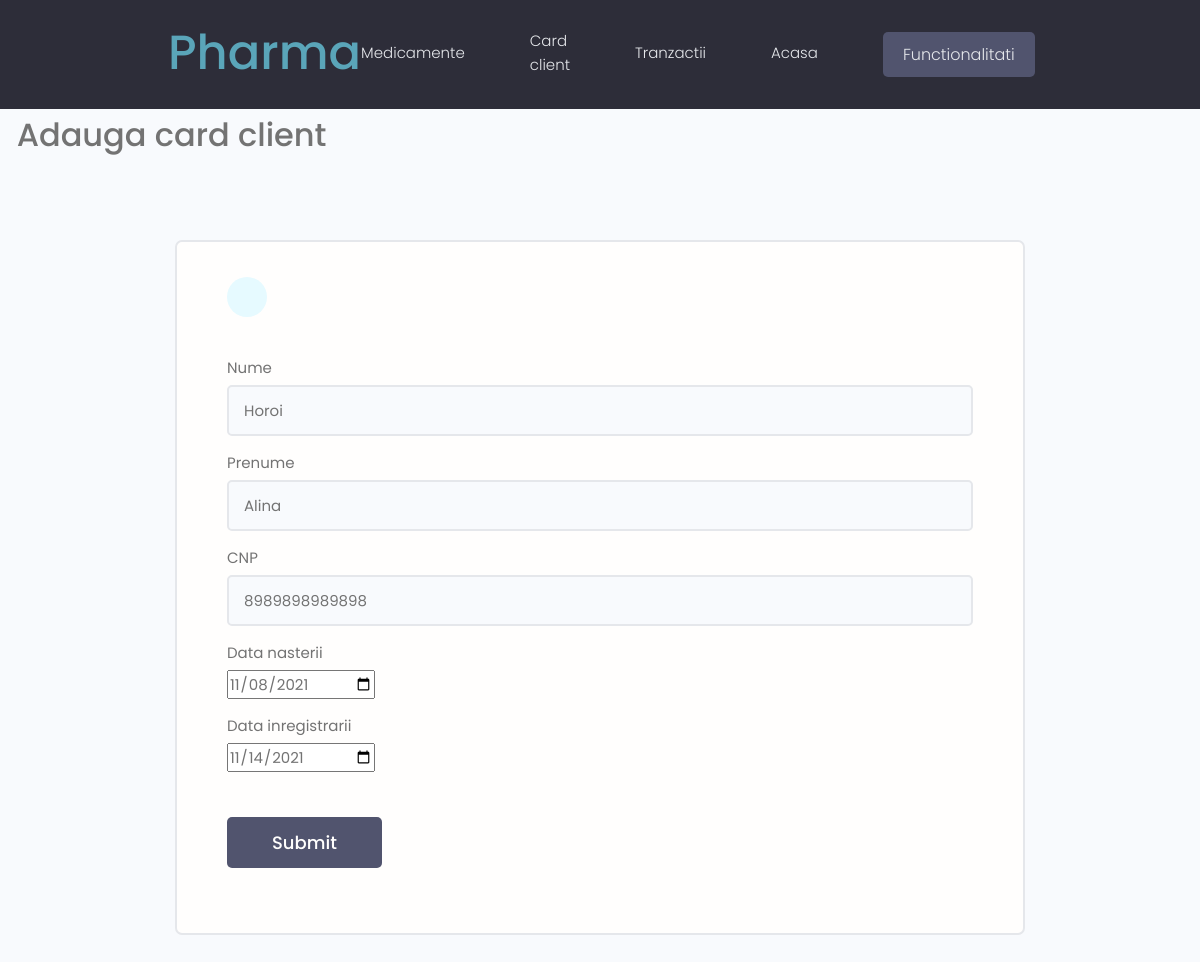
Page /update-card/ac7c6894-a63f-437a-8eb7-b7ef49fbfc0b/ on the committed database.
### farmacie/models.py (models this page shows, shortened)
class Card_client(models.Model):
    id = models.UUIDField(
        default=uuid.uuid4,
        unique=True,
        primary_key=True,
        editable=False)
    nume = models.CharField(max_length=200)
    prenume = models.CharField(max_length=200)
    CNP = models.CharField(
        max_length=13,
        validators=[MinLengthValidator(13)],
        unique=True)
    data_nasterii = models.DateField()
    data_inregistrarii = models.DateField()

### farmacie/views.py (the view)
def updateCard(request, pk):
    return updateCardService(request=request, pk=pk)

### farmacie/forms.py
class CardForm(ModelForm):
    class Meta:
        model = Card_client
        fields = '__all__'
        widgets = {
            'data_nasterii': DateInput(),
            'data_inregistrarii': DateInput(),
        }
    def __init__(self, *args, **kwargs):
        super(CardForm, self).__init__(*args, **kwargs)
        for name, field in self.fields.items():
            field.widget.attrs.update({'class': 'input'})

### farmacie/Service/CardService.py (called while the page is built, shortened)
def updateCardService(request, pk):
    card = Card_client.objects.get(id=pk)
    form = CardForm(instance=card)
    context = {'form': form}
    return render(request, 'farmacie/create_card_form.html', context)

### farmacie/templates/farmacie/create_card_form.html (shortened to what this page needs)
{% extends 'main.html' %}
{% block content %}
<h3>&nbsp;&nbsp;Adauga card client</h3>
<main class="formPage my-xl">
 <div class="content-box">
  <div class="formWrapper">
   <a class="backButton" href="#"></a>
   <br>
   <form class="form" method="POST">
    {% for field in form %}
    <div class="form__field">
     <label for="formInput#text">{{field.label}} </label>
     {{field}}
    </div>
    {% endfor %}
    <input class="btn btn--sub btn--lg  my-md" type="submit" value="Submit" />
   </form>
  </div>
 </div>
</main>
{% endblock %}

### static/styles/app.css (style rules this page uses)
:root { --color-sub: #2d2d39; }
.btn--sub { background-color: var(--color-sub-light); }
.content-box { width: 95%; max-width: 85rem; margin: 0 auto; }
.backButton { background: var(--color-main-light); color: var(--color-main); width: 4rem; height: 4rem; display: flex; align-items: center; justify-content: center; border-radius: 50%; }
.formPage .formWrapper { list-style: none; background: var(--color-white); padding: 3.5rem 5rem; border: 2px solid var(--color-light); border-radius: 0.7rem; }

### static/uikit/styles/modules/_variables.css (style rules this page uses)
:root { --color-main: #5aa5b9; --color-main-light: #e6faff; --color-sub: #3f4156; --color-sub-light: #51546e; --color-sub-lighter: #ededfd; --color-text: #737373; --color-gray: #8b8b8b; --color-light: #e5e7eb; --color-light-gray: #767676; --color-bg: #f8fafd; --color-white: #fffefd; --color-white-light: #f3f3f3; --color-success: #359e64; --color-success-bg: #def8e8; --color-error: #fc4b0b; --color-error-bg: #fff2ee; --font-base: 'Poppins', arial, helvetica, 'Segoe UI', roboto, ubuntu, sans-serif; --font-monospace: 'Fira Code', 'Courier New', courier, monospace; --font-regular: 300; --font-medium: 500; --font-bold: 700; --generic-shadow: 1px 1px 5px #00000010; --generic-transition: all 0.3s ease-in-out; }

### static/uikit/styles/modules/_base.css (style rules this page uses)
* { margin: 0; padding: 0; box-sizing: border-box; text-rendering: optimizeLegibility; color: inherit; font-size: inherit; }
html { font-size: 50%; }
@media only screen and (min-width: 480px) { html { font-size: 56.25%; } }
@media only screen and (min-width: 1200px) { html { font-size: 62.5%; } }
body { line-height: 1.6; font-weight: 400; font-size: 1.5rem; color: var(--color-text); background-color: var(--color-bg); min-height: 100vh; }

### static/uikit/styles/modules/_typography.css (style rules this page uses)
* { font-family: var(--font-base); }
h3 { font-size: 3.2rem; font-weight: var(--font-medium); }
a { padding-bottom: 2px; text-decoration: none; display: inline-block; color: var(--color-main); font-weight: var(--font-medium); }

### static/uikit/styles/modules/_utilities.css (style rules this page uses)
.my-md { margin: 3rem auto; }
.my-xl { margin: 8rem auto; }

### static/uikit/styles/modules/_button.css (style rules this page uses)
.btn { display: inline-block; position: relative; cursor: pointer; background-color: var(--color-light); font-weight: var(--font-medium); color: var(--color-sub); text-decoration: none; padding: 1rem 2rem; border-radius: 0.5rem; border: none; width: -webkit-fit-content; width: -moz-fit-content; width: fit-content; height: -webkit-fit-content; height: -moz-fit-content; height: fit-content; font-size: 1.6rem; outline-width: 0; outline-color: transparent; -webkit-backface-visibility: hidden; backface-visibility: hidden; transition: all 0.3s ease-in-out; }
.btn--sub { background-color: var(--color-sub); color: var(--color-white); }
.btn--lg { font-size: 1.8rem; padding: 1.2rem 4.5rem; }

### static/uikit/styles/modules/_form.css (style rules this page uses)
.form { display: block; }
.form__field { margin-top: 1.5rem; margin-bottom: 1.5rem; }
.form__label, .form__field > label { display: block; margin-bottom: 0.5rem; color: var(--color-text); }
input.input[type='text'], input.input[type='email'], input.input[type='password'], input.input[type='number'], textarea.input { min-width: 24rem; width: 100%; padding: 1.2rem 1.5rem; border-radius: 0.5rem; border: 2px solid var(--color-light); transition: all 0.3s ease-in-out; background-color: var(--color-bg); }

### rows in the picture
Card_client: form "Horoi" "Alina" "8989898989898" "11/08/2021" "11/14/2021"

### other values in the picture
{{ field.label }} "Nume" "Prenume" "CNP" "Data nasterii" "Data inregistrarii"
